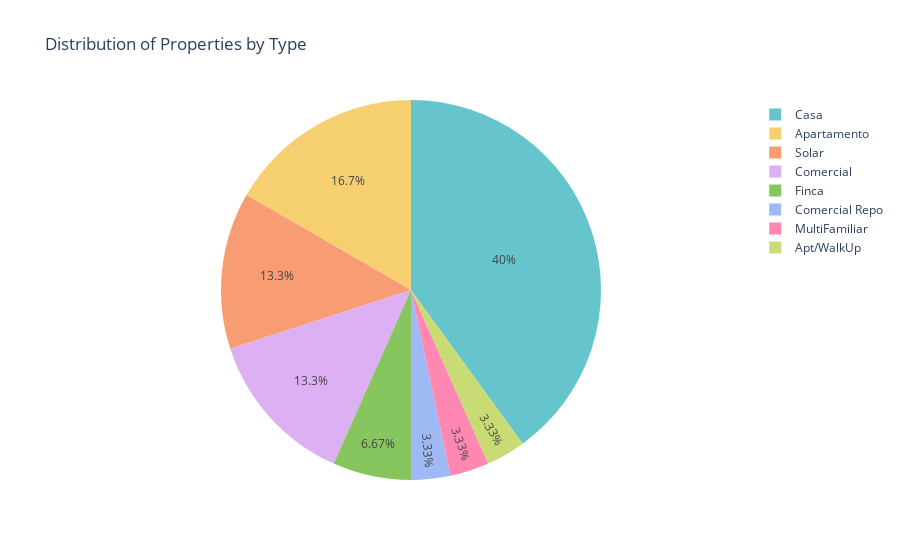

The notebook cell this image was saved under:
### Code cell
pie_fig.show()

### Figure 1 — Plotly figure (JSON) as saved in the notebook; plotly's stock layout.template omitted (floating-point values rounded to 4 significant figures)
{"data": [{"domain": {"x": [0, 1], "y": [0, 1]}, "hovertemplate": "Type=%{label}<br>Count=%{value}<extra></extra>", "labels": ["Casa ", "Apartamento ", "Solar ", "Comercial ", "Finca ", "Comercial Repo", "MultiFamiliar ", "Apt/WalkUp "], "legendgroup": "", "name": "", "showlegend": true, "type": "pie", "values": [12, 5, 4, 4, 2, 1, 1, 1]}], "layout": {"legend": {"tracegroupgap": 0}, "piecolorway": ["rgb(102, 197, 204)", "rgb(246, 207, 113)", "rgb(248, 156, 116)", "rgb(220, 176, 242)", "rgb(135, 197, 95)", "rgb(158, 185, 243)", "rgb(254, 136, 177)", "rgb(201, 219, 116)", "rgb(139, 224, 164)", "rgb(180, 151, 231)", "rgb(179, 179, 179)"], "title": {"text": "Distribution of Properties by Type"}}}
